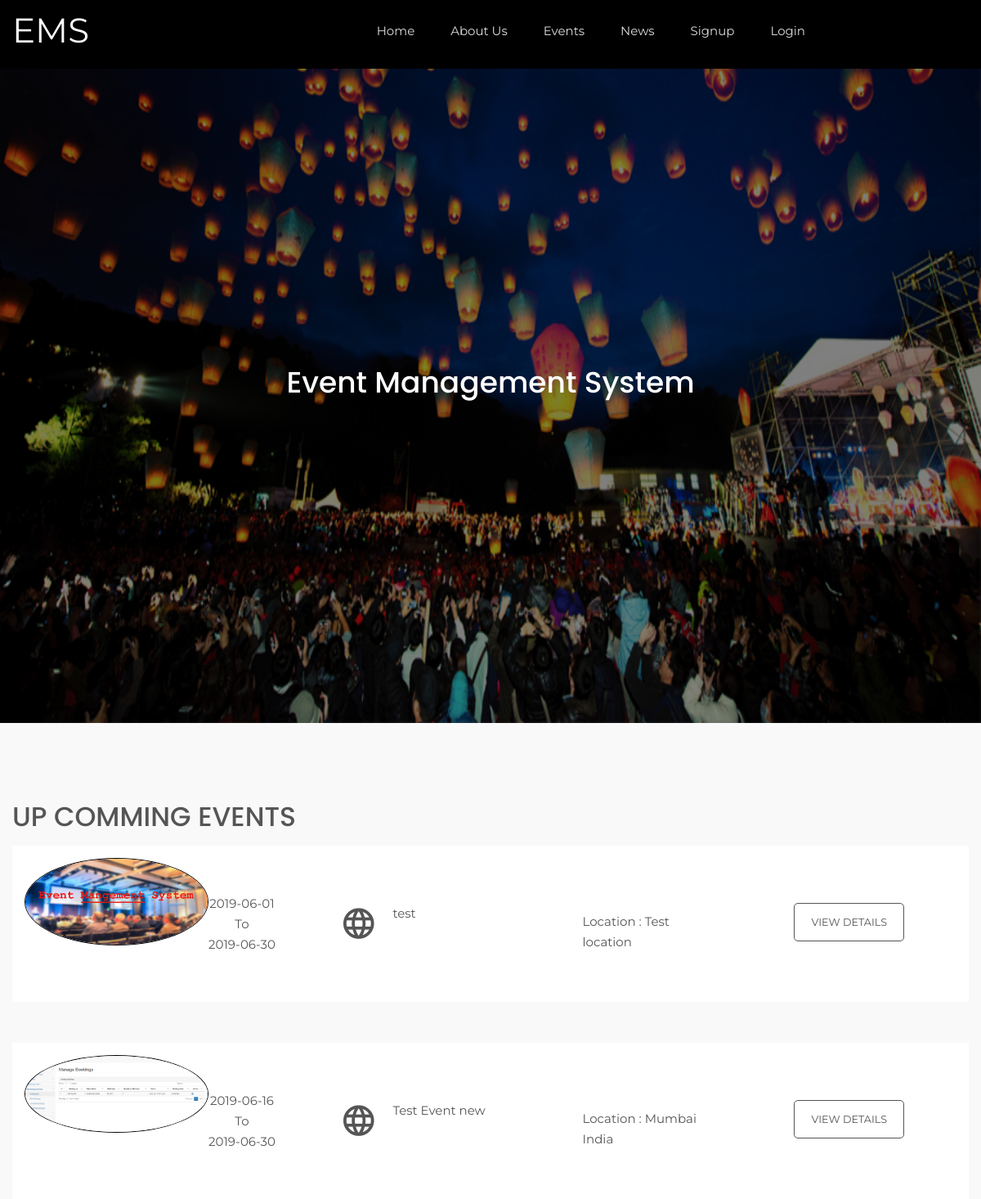
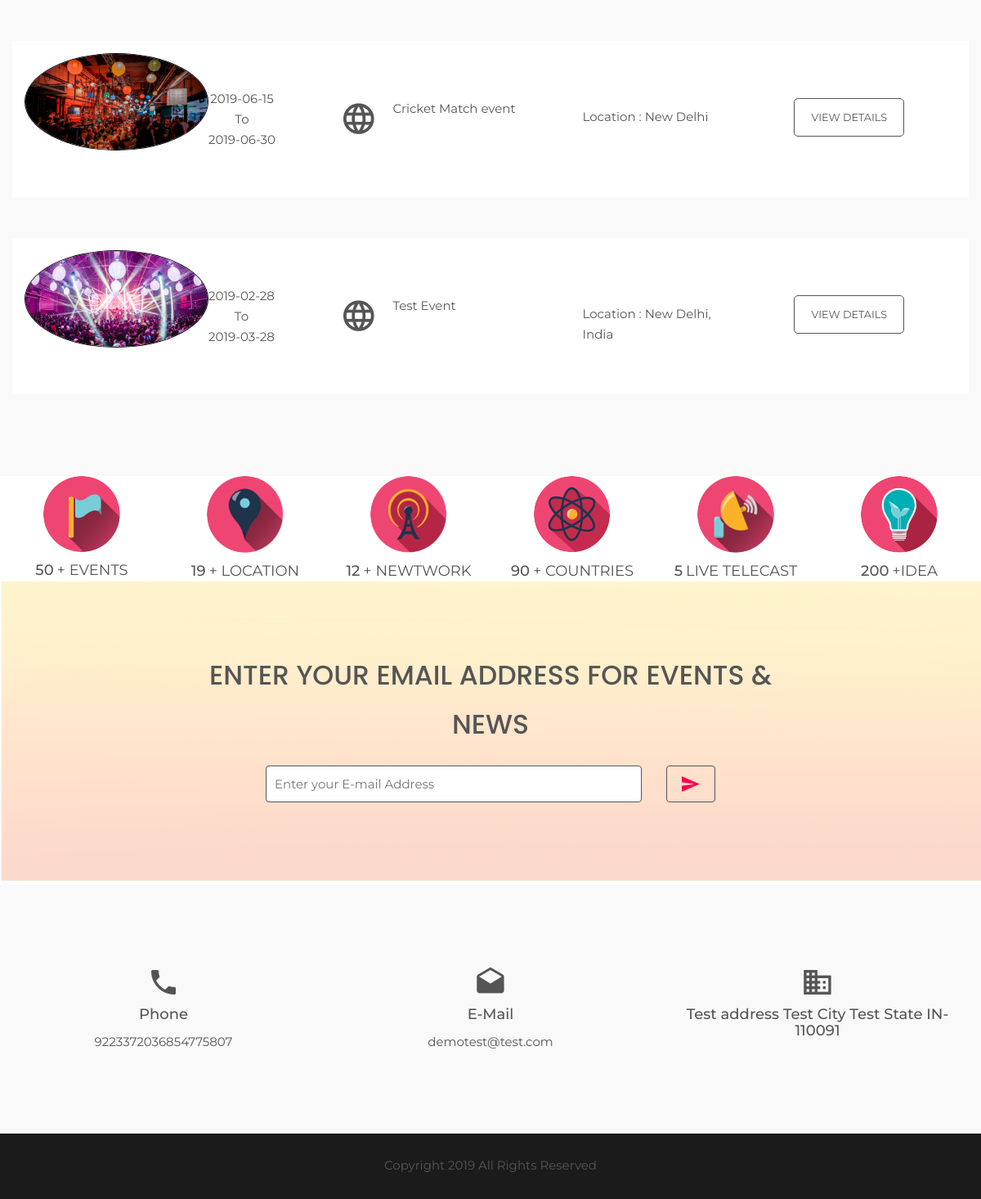
Screenshot of /ems/index.php with the database file from the repository (2 pictures, top to bottom).
### tables this page shows
CREATE TABLE `tblgenralsettings` (
  `id` int(11) NOT NULL,
  `SiteName` varchar(200) DEFAULT NULL,
  `PhoneNumber` bigint(12) DEFAULT NULL,
  `EmailId` varchar(255) DEFAULT NULL,
  `address` mediumtext DEFAULT NULL,
  `footercontent` mediumtext DEFAULT NULL,
  `LastUpdationDate` timestamp NULL DEFAULT NULL ON UPDATE current_timestamp()
);

CREATE TABLE `tblevents` (
  `id` int(11) NOT NULL,
  `CategoryId` char(10) DEFAULT NULL,
  `SponserId` char(10) DEFAULT NULL,
  `EventName` varchar(255) DEFAULT NULL,
  `EventDescription` mediumtext DEFAULT NULL,
  `EventStartDate` date DEFAULT NULL,
  `EventEndDate` date DEFAULT NULL,
  `EventLocation` varchar(255) DEFAULT NULL,
  `EventImage` varchar(255) DEFAULT NULL,
  `PostingDate` timestamp NULL DEFAULT current_timestamp(),
  `LastUpdationDate` timestamp NULL DEFAULT NULL ON UPDATE current_timestamp(),
  `IsActive` int(1) DEFAULT NULL
);

### ems/index.php (the view, shortened to what this page needs)
<?php
include('includes/config.php');
    ?>
<!doctype html>
<html class="no-js" lang="en">
    <head>
        <link rel="stylesheet" href="css/bootstrap.min.css">
        <link rel="stylesheet" href="css/animate.css">
        <link rel="stylesheet" href="css/meanmenu.min.css">
        <link rel="stylesheet" href="css/owl.carousel.css">
        <link rel="stylesheet" href="css/icofont.css">
        <link rel="stylesheet" href="css/nivo-slider.css">
        <link rel="stylesheet" href="css/animate-text.css">
        <link rel="stylesheet" href="css/material-design-iconic-font.min.css">
        <link rel="stylesheet" href="style.css">
        <link rel="stylesheet" href="css/responsive.css">
        <link href="css/color/skin-default.css" rel="stylesheet">
    </head>
    <body>
         <div class="wrapper home-02">
         <?php include_once('includes/header.php');?>
                <div class="slider-container slider-02 bg-overlay">
                    <div id="mainSlider" class="nivoSlider slider-image">
                    </div>
                </div>
            </div>
                    <div id="htmlcaption1" class="nivo-html-caption slider-caption-1" >
                        <div class="container">
                            <div class="slide1-text">
                                <div class="middle-text slide-def">
                            <div class="cap-dec wow fadeInDown" data-wow-duration=".9s" data-wow-delay="0.2s" style="margin-top:-100px">
                                        <h1 align="center">Event Management System</h1>
                                    </div>
                                </div>
                            </div>
                        </div>
                    </div>
            <div class="upcomming-events-area off-white ptb100">
                  <div class="container">
                      <div class="row">
                          <div class="col-xs-12">
                           <h1 class="section-title">Up Comming Events</h1>
                        </div>
                          <div class="total-upcomming-event col-md-12 col-sm-12 col-xs-12">
<?php
$isactive=1;
$sql = "SELECT EventName,EventLocation,EventStartDate,EventEndDate,EventImage,id from tblevents where IsActive=:isactive order by id desc limit 5";
$query = $dbh -> prepare($sql);
$query->bindParam(':isactive',$isactive,PDO::PARAM_STR);
$query->execute();
$results=$query->fetchAll(PDO::FETCH_OBJ);
if($query->rowCount() > 0)
{
foreach($results as $row)
{
    ?>
                              <div class="single-upcomming shadow-box">
                                 <div class="col-md-4 hidden-sm col-xs-12">
                                     <div class="sue-pic">
                                        <img src="admin/eventimages/<?php echo htmlentities($row->EventImage);?>" alt="<?php echo htmlentities($row->EventName);?>" style="border:#000 1px solid">
                                     </div>
                                     <div class="sue-date-time text-center">
                                         <span><?php echo htmlentities($row->EventStartDate);?></span>To
                                         <span><?php echo htmlentities($row->EventEndDate);?></span>
                                     </div>
                                 </div>
                                 <div class="col-md-3 col-sm-5 col-xs-12">
                                    <div class="uc-event-title">
                                        <div class="uc-icon"><i class="zmdi zmdi-globe-alt"></i></div>
                                        <a href="#"><?php echo htmlentities($row->EventName);?></a>
                                    </div>
                                 </div>
                                 <div class="col-md-2 col-sm-3 col-xs-12">
                                     <div class="venu-no">
                                         <p>Location : <?php echo htmlentities($row->EventLocation);?></p>
                                     </div>
                                 </div>
                                 <div class="col-md-3 col-sm-4 col-xs-12">
                                     <div class="upcomming-ticket text-center">
 <a href="event-details.php?evntid=<?php echo htmlentities($row->id);?>" class="btn-def bnt-2 small">View Details</a>
                                     </div>
                                 </div>
                              </div>
 <?php } } ?>
                          </div>
                      </div>
                  </div>
              </div>
            <div class="counter-area pb150">
                <div class="container">
                    <div class="row">
                        <div class="col-md-2 col-sm-4 col-xs-12">
                            <div class="single-count text-center uppercase">
                               <div class="count-icon">
                                   <img src="img/icon/count-01.png" alt="">
                               </div>
                                <h3><span class="counter2">50</span></h3>
                                <p>+ Events</p>
                            </div>
                        </div>
                        <div class="col-md-2 col-sm-4 col-xs-12">
                            <div class="single-count text-center uppercase">
                               <div class="count-icon">
                                   <img src="img/icon/count-02.png" alt="">
                               </div>
                                <h3><span class="counter2">19</span></h3>
                                <p>+ Location</p>
                            </div>
                        </div>
                        <div class="col-md-2 col-sm-4 col-xs-12">
                            <div class="single-count text-center uppercase">
                               <div class="count-icon">
                                   <img src="img/icon/count-03.png" alt="">
                               </div>
                                <h3><span class="counter2">12</span></h3>
                                <p>+ Newtwork</p>
                            </div>
                        </div>
                        <div class="col-md-2 col-sm-4 col-xs-12">
                            <div class="single-count text-center uppercase">
                               <div class="count-icon">
                                   <img src="img/icon/count-04.png" alt="">
                               </div>
                                <h3><span class="counter2">90</span></h3>
                                <p>+ Countries</p>
                            </div>
                        </div>
                        <div class="col-md-2 col-sm-4 col-xs-12">
                            <div class="single-count text-center uppercase">
                               <div class="count-icon">
                                   <img src="img/icon/count-05.png" alt="">
                               </div>
                                <h3><span class="counter2">5</span></h3>
                                <p>Live Telecast</p>
                            </div>
                        </div>
                        <div class="col-md-2 col-sm-4 col-xs-12">
                            <div class="single-count text-center uppercase">
                               <div class="count-icon">
                                   <img src="img/icon/count-06.png" alt="">
                               </div>
                                <h3><span class="counter2">200</span></h3>
                                <p>+Idea</p>
                            </div>
                        </div>
                    </div>
                </div>
            </div>
            <div class="call-to-action bg-overlay white-overlay pb100 pt85">
                <div class="container">
                    <div class="row">
                        <div class="col-md-12">
                            <div class="cal-to-wrap">
                                <h1 class="section-title">Enter Your Email Address For Events & News</h1>
                                <form method="post" name="subscribe">
                                    <div class="input-box">
                                        <input type="email" placeholder="Enter your E-mail Address" class="info" name="email" required="true">
                                        <button type="submit" name="subscribe" class="send-btn"><i class="zmdi zmdi-mail-send"></i></button>
                                    </div>
                                </form>
                            </div>
                        </div>
                    </div>
                </div>
            </div>
           <?php include_once('includes/footer.php');?>
         </div>
    </body>
</html>

### ems/includes/header.php (shortened to what this page needs)
<?php
$ret = "Select  SiteName from tblgenralsettings ";
$querys = $dbh -> prepare($ret);
$querys->execute();
$resultss=$querys->fetchAll(PDO::FETCH_OBJ);
if($querys->rowCount() > 0)
{
foreach($resultss as $rows)
{ ?>
   <div id="home" class="header-slider-area">
                <div class="header-area header-2">
                    <div id="sticker" class="logo-menu-area header-area-2">
                        <div class="container hidden-xs">
                            <div class="row">
                                <div class="col-md-2 col-sm-3">
                                    <div class="logo">
                                        <a href="index.php" style="font-size:42px; color:#fff"><?php echo htmlentities($rows->SiteName);?></a>
                                    </div>
                                </div>
                                <div class="col-md-8 col-sm-9">
                                    <div class="main-menu text-right">
                                        <nav>
                                            <ul id="nav">
                                                <li><a class="smooth-scroll" href="index.php">Home</a></li>
                                                <li><a class="smooth-scroll" href="about-us.php">About Us</a></li>
                                                <li><a class="smooth-scroll" href="all-events.php">Events</a></li>
                                                <li><a class="smooth-scroll" href="news.php">News</a></li>
                                                <?php if(strlen($_SESSION['usrid']==0)){?>
                                                <li><a class="smooth-scroll" href="signup.php">Signup</a></li>
                                                 <li><a class="smooth-scroll" href="signin.php">Login</a></li>
                                             <?php } else {?>
<li><a class="smooth-scroll" href="profile.php">My Account</a></li>
                                             <?php } ?>
                                            </ul>
                                        </nav>
                                    </div>
                                </div>
                                </div>
                            </div>
                        </div>
                    </div>
                    <?php }} ?>

### ems/includes/footer.php (shortened to what this page needs)
<?php
$ret = "Select  PhoneNumber,address,EmailId,footercontent from tblgenralsettings ";
$querys = $dbh -> prepare($ret);
$querys->execute();
$resultss=$querys->fetchAll(PDO::FETCH_OBJ);
if($querys->rowCount() > 0)
{
foreach($resultss as $rows)
{ ?>
 <div class="information-area off-white ptb100">
                    <div class="container">
                        <div class="row">
                            <div class="col-md-4 col-sm-3 col-xs-12">
                                <div class="single-information text-center">
                                    <div class="info-icon">
                                        <i class="zmdi zmdi-phone"></i>
                                    </div>
                                    <h4>Phone</h4>
                                    <p><?php echo htmlentities($rows->PhoneNumber);?></p>
                                </div>
                            </div>
                            <div class="col-md-4 col-sm-3 col-xs-12">
                                <div class="single-information text-center">
                                    <div class="info-icon">
                                        <i class="zmdi zmdi-email-open"></i>
                                    </div>
                                    <h4>E-Mail</h4>
                                    <p><a href="mailto:company@email.com"><?php echo htmlentities($rows->EmailId);?></a></p>
                                </div>
                            </div>
                            <div class="col-md-4 col-sm-3 col-xs-12">
                                <div class="single-information text-center">
                                    <div class="info-icon">
                                        <i class="zmdi zmdi-city-alt"></i>
                                    </div>
                                    <h4><?php echo htmlentities($rows->address);?></h4>
                                </div>
                            </div>
                        </div>
                    </div>
                </div>
            <div class="footer-area" align="center">
                <div class="container">
                    <div class="row">
                        <div class="col-md-12 col-sm-6 col-xs-12">
                            <div class="social-area">
                             <?php echo htmlentities($rows->footercontent);?>
                            </div>
                        </div>
                    </div>
                </div>
            </div>
            <?php }} ?>

### rows the page displays
tblgenralsettings: SiteName "EMS", PhoneNumber "9223372036854775807", EmailId "demotest@test.com", address "Test address Test City Test State IN-110091", footercontent "Copyright 2019 All Rights Reserved"
tblevents: EventImage+EventName (picture), EventStartDate "2019-06-01", EventEndDate "2019-06-30", EventName "test", EventLocation "Test location"
tblevents: EventImage (picture), EventStartDate "2019-06-16", EventEndDate "2019-06-30", EventName "Test Event new", EventLocation "Mumbai India"
tblevents: EventImage (picture), EventStartDate "2019-06-15", EventEndDate "2019-06-30", EventName "Cricket Match event", EventLocation "New Delhi"
tblevents: EventImage (picture), EventStartDate "2019-02-28", EventEndDate "2019-03-28", EventName "Test Event", EventLocation "New Delhi, India"
